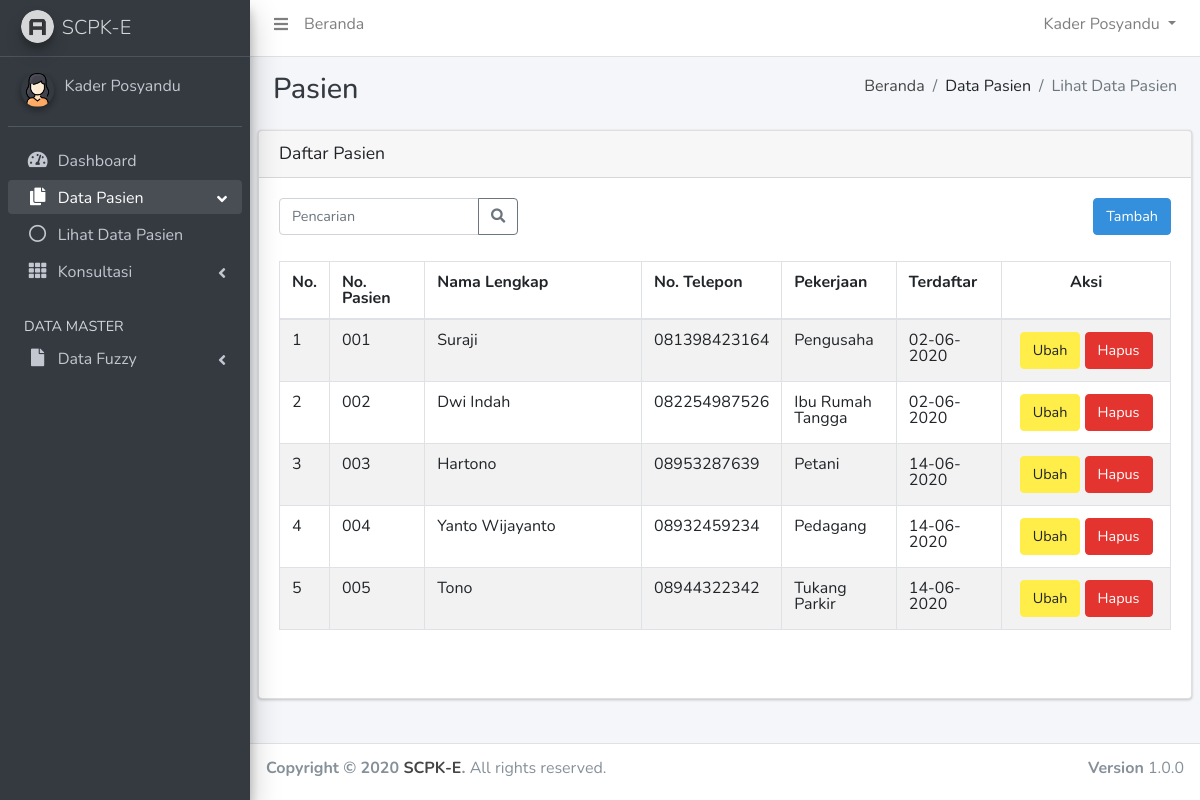
Screenshot of /scpk-e/?page=pasien (signed in) with the database file from the repository.
### tables this page shows
CREATE TABLE `pasien` (
  `id_pasien` int(11) NOT NULL,
  `no_pasien` varchar(16) NOT NULL,
  `nama_lengkap` varchar(50) NOT NULL,
  `tempat_lahir` varchar(30) NOT NULL,
  `tanggal_lahir` date NOT NULL,
  `jenis_kelamin` char(1) NOT NULL,
  `alamat_lengkap` varchar(100) NOT NULL,
  `no_telepon` varchar(13) NOT NULL,
  `pekerjaan` varchar(30) NOT NULL,
  `terdaftar` datetime NOT NULL
);

### scpk-e/config/koneksi.php (called while the page is built, shortened)
<?php
function querydb($query)
{
	$result=mysql_query($query) or die ("gagal melakukan Query=$query");
	return $result;
}
?>

### scpk-e/list_pasien.php (the view, shortened to what this page needs)
<div class="content-header">
    <div class="container-fluid">
        <div class="row mb-2">
            <div class="col-sm-6">
                <h1 class="m-0 text-dark">Pasien</h1>
            </div>
            <div class="col-sm-6">
                <ol class="breadcrumb float-sm-right">
                    <li class="breadcrumb-item"><a href="?page=home">Beranda</a></li>
                    <li class="breadcrumb-item">Data Pasien</li>
                    <li class="breadcrumb-item active">Lihat Data Pasien</li>
                </ol>
            </div>
        </div>
    </div>
</div>
<section class="content">
    <div class="row">
        <div class="col-12">
            <div class="card">
                <div class="card-header">
                    <h2 class="card-title" style="margin-bottom: 1px;">Daftar Pasien</h2>
                </div>
                <div class="card-body">
                    <?php
                        $cari=@$_GET['cari'];
                    ?>
                    <div class="form-style-2">
                        <form class="form-inline ml" style="display: inline-block;" method="get" action="">
                            <div class="input-group mb-3">
                                <input class="form-control" type="text" name="cari" placeholder="Pencarian" aria-label="Pencarian" value="<?php echo $cari; ?>">
                                <div class="input-group-append">
                                    <button class="btn btn-outline-secondary" type="submit" value="Cari">
                                        <i class="fas fa-search"></i>
                                    </button>
                                </div>
                            </div>
                        </form>
                        <?php if($tipe_adm==1) { ?>
                        <div style="float: right;">
                            <a href="?page=pasien-input&stat=tambah" class="btn btn-primary"><i class="icon ion-android-add-circle"></i> Tambah</a>
                        </div>
                        <?php } ?>
                        <br />
                        <div style="clear:both; height:10px;"></div>
                        <table class="table table-striped table-bordered" width="100%" border="0" cellspacing="0" cellpadding="4">
                            <thead>
                                <tr>
                                    <td width="3%"><b>No.</b></td>
                                    <td width="11%"><b>No. Pasien</b></td>
                                    <td width="26%"><b>Nama Lengkap</b></td>
                                    <td width="15%"><b>No. Telepon</b></td>
                                    <td width="13%"><b>Pekerjaan</b></td>
                                    <td width="12%"><b>Terdaftar</b></td>
                                        <?php if($tipe_adm==1) { ?>
                                    <td width="20%" style="text-align:center"><b>Aksi</b></td>
                                        <?php } elseif($tipe_adm==2) { ?>
                                    <td width="6%" style="text-align:center"><b>Detail<b></td>
                                        <?php } ?>
                                </tr>
                            </thead>
                            <tbody>
                                    <?php
                                        $pg = (int)(!isset($_GET["pg"]) ? 1 : @$_GET["pg"]);
                                        $limit = 10;
                                        $startpoint = ($pg * $limit) - $limit;
                                        $no=$startpoint;
                                        $hquery=querydb("SELECT id_pasien, no_pasien, nama_lengkap, tempat_lahir, tanggal_lahir, jenis_kelamin, alamat_lengkap, no_telepon, pekerjaan, terdaftar
                                                        FROM pasien
                                                        WHERE no_pasien LIKE '%".$cari."%' OR nama_lengkap LIKE '%".$cari."%'
                                                        ORDER BY id_pasien ASC LIMIT {$startpoint}, {$limit}");
                                        while($data=mysql_fetch_assoc($hquery)){
                                            $no++;
                                    ?>
                                <tr>
                                    <td><?php echo $no; ?></td>
                                    <td><?php echo $data['no_pasien']; ?></td>
                                    <td><?php echo $data['nama_lengkap']; ?></td>
                                    <td><?php echo $data['no_telepon']; ?></td>
                                    <td><?php echo $data['pekerjaan']; ?></td>
                                    <td><?php echo date("d-m-Y", strtotime($data['terdaftar'])); ?></td>
                                    <?php if($tipe_adm==1) { ?>
                                        <td width="6%" style="text-align:center;">
                                        <a href="?page=pasien-input&stat=ubah&id=<?php echo $data['id_pasien']; ?>" class="btn btn-warning"><i class="icon ion-android-create"></i> Ubah</a>
                                        <a style="color:white" class="btn btn-danger" onclick="konfirmasi<?php echo $data['id_pasien']; ?>()"><i class="icon ion-trash-a"></i> Hapus</a>
                                    </td>
                                    <?php } else { ?>
                                    <td width="6%" style="text-align:center;">
                                        <a href="?page=pasien-view&id=<?php echo $data['id_pasien']; ?>" class="btn btn-primary">Detail</a>
                                    </td>
                                    <?php } ?>
                                </tr>
                                    <?php } if(@$_GET['con']!="") { ?>
                                <tr>
                                    <td colspan="7" style="color:#360; font-weight:600; font-size:14px;">
                                        <?php
                                            if(@$_GET['con']==1) { echo "Data berhasil ditambahkan."; }
                                            elseif(@$_GET['con']==2) { echo "Data berhasil diubah."; }
                                            elseif(@$_GET['con']==3) { echo "Data berhasil dihapus."; }
                                        ?>
                                </tr>
                                    <?php } ?>
                            </tbody>
                        </table>
                        <br />
                        <br />
                    </div>
                </div>
            </div>
        </div>
    </div>
</section>

### rows the page displays
pasien: no_pasien "001", nama_lengkap "Suraji", no_telepon "081398423164", pekerjaan "Pengusaha", terdaftar "02-06-2020"
pasien: no_pasien "002", nama_lengkap "Dwi Indah", no_telepon "082254987526", pekerjaan "Ibu Rumah Tangga", terdaftar "02-06-2020"
pasien: no_pasien "003", nama_lengkap "Hartono", no_telepon "08953287639", pekerjaan "Petani", terdaftar "14-06-2020"
pasien: no_pasien "004", nama_lengkap "Yanto Wijayanto", no_telepon "08932459234", pekerjaan "Pedagang", terdaftar "14-06-2020"
pasien: no_pasien "005", nama_lengkap "Tono", no_telepon "08944322342", pekerjaan "Tukang Parkir", terdaftar "14-06-2020"
